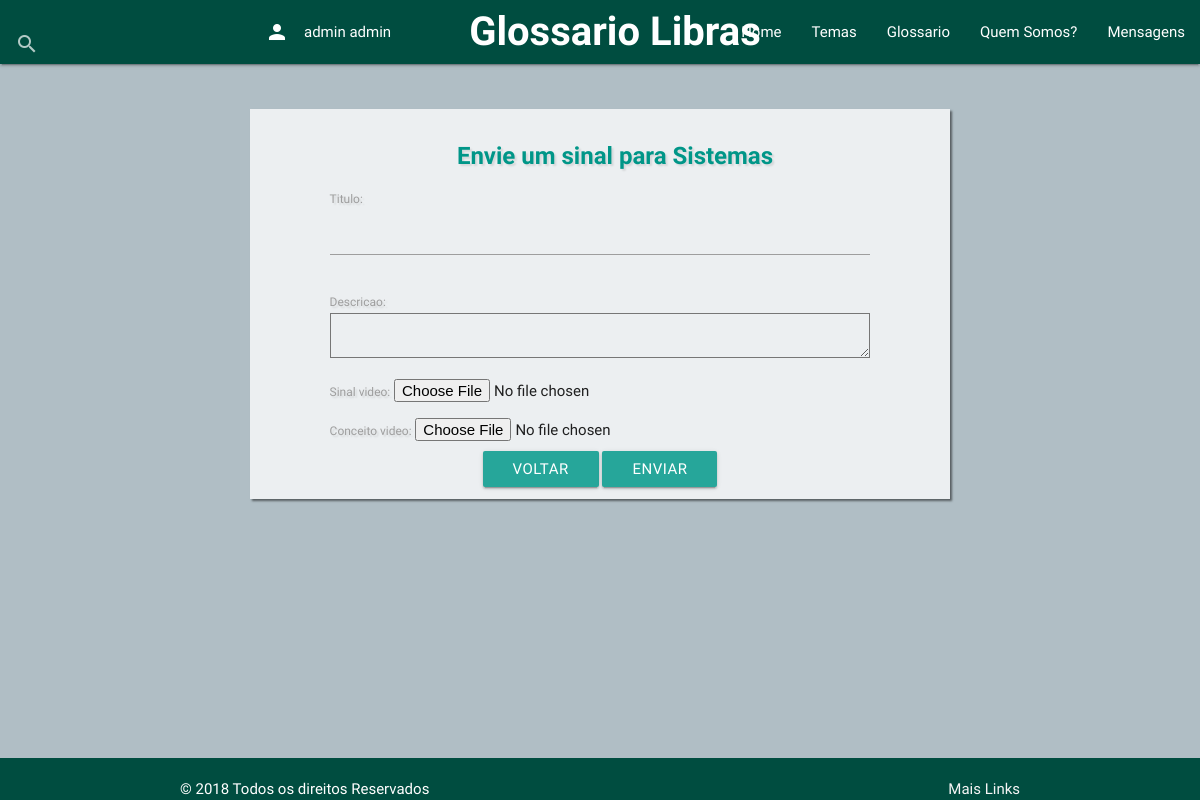
The app's page /Glossario/3/enviar-sinal/ (signed in) with its own data.
### Glossario/models.py (models this page shows, shortened)
class Perfil(models.Model):
    user = models.OneToOneField(User, on_delete=models.CASCADE, null=True, editable=False)
    nome = models.CharField(max_length=255, null=False)
    sobrenome = models.CharField(max_length=255, null=True)
    curso = models.CharField(max_length=255, null=True)
    universidade = models.CharField(max_length=255, null=True)
    glossarios_responsavel = models.ManyToManyField(Glossario, related_name='responsavel', blank=True)
    glossarios = models.ManyToManyField(Glossario, related_name='membro', blank=True)

class Glossario(models.Model):
    titulo = models.CharField(max_length=200)
    pai = models.ForeignKey("self", on_delete=models.CASCADE, default=None, blank=True, null=True)
    postado = models.BooleanField(default=False)

### Glossario/views.py (the view)
# urls.py: path('<int:glossario_id>/enviar-sinal/', views.enviar_sinal, name='enviar-sinal'),
@login_required
def enviar_sinal(request, glossario_id):
    user_logado_id = request.user.id
    perfis = Perfil.objects.all()
    perfil_logado = Perfil.objects.get( user=user_logado_id )
    if request.method == "POST":
        glossario = Glossario.objects.get(pk=glossario_id)
        formulario = FormularioSinal(request.POST, request.FILES)
        if formulario.is_valid():
            sinal = formulario.save(commit=False)
            sinal.glossario = glossario
            sinal.save()
            return redirect('conteudo-glossario', glossario.id)
        else:
            context = {'glossario': glossario,
                       'perfil_logado': perfil_logado,
                       'formulario': formulario}
            return render(request, 'Glossario/enviar-sinal.html', context)
    else:
        glossario = Glossario.objects.get(pk=glossario_id)
        formulario = FormularioSinal()
        context = {'glossario': glossario,
                   'perfil_logado': perfil_logado,
                   'formulario': formulario}
        return render(request, 'Glossario/enviar-sinal.html', context)

### Glossario/forms.py
class FormularioSinal(forms.ModelForm):
    class Meta:
        model  = Sinal
        fields = ('titulo', 'descricao', 'sinal_video', 'conceito_video')

### Glossario/templates/Glossario/enviar-sinal.html (shortened to what this page needs)
{% extends 'Glossario/base.html' %}
 {% block content %}
<br></br>
<div class="row container center unidades" >
	<div class="col l10 push-l1 ">
		<h3> Envie um sinal para {{ glossario.titulo }}</h3>
		<form enctype="multipart/form-data" method="POST">
    		{{ formulario.as_p }}
    		<button class="waves-effect waves-light btn color #01579b" type="submit" nome="voltar" onclick='history.go(-1)' >Voltar</button>
   		 	<button class="waves-effect waves-light btn color #01579b"  type="submit" name="enviar">Enviar</button>
		</form>
	</div>
</div>
{% endblock %}

### Glossario/templates/Glossario/base.html (shortened to what this page needs)
{% load staticfiles %}
<!DOCTYPE html>
<html lang= "pt-br">
	<head>
		<link rel="stylesheet" type="text/css" href="../../static/Glossario/css/materialize.css">
		<link rel="stylesheet" type="text/css" href="../../static/Glossario/css/stilo-trabalho.css"/>
	</head>
   	<body>
   	<header>
   	<nav class="teal darken-4">
		<div class="nav-wrapper col 9">
			<a href="http://localhost:8000/" class="brand-logo center" id= "topo">Glossario Libras</a>
			<ul id="nav-mobile" class="right hide-on-med-and-down">
		        <li><a href="http://localhost:8000/"> Home </a></li>
		        <li><a href="http://localhost:8000/conteudo-categorias-temas/"> Temas </a></li>
		        <li><a href="http://localhost:8000/conteudo-categorias-glossarios/"> Glossario </a></li>
		        <li><a href="#"> Quem Somos? </a></li>
		        <li><a href="">Mensagens</a></li>
		    </ul>
			<form>
                <div class="left input-field" action="http://localhost:8000/resultado-pesquisa/">
                    <input  id="search" type="search" required>
                    <label  class="label-icon" for="search"><i class="material-icons">search</i></label>
                    <i class="material-icons">close</i>
                </div>
	            {%  if user.is_authenticated  %}
	    			<ul class="left hide-on-med-and-down">
	        			<li><a type="button"  id="MostrarEsconderMensagem">{{ perfil_logado.nome }} {{ perfil_logado.sobrenome }}<i class="material-icons left">person</i></a></li>
	           		</ul>
	            {% else %}
	            	<ul class="left hide-on-med-and-down">
	        			<li><a class="waves-effect waves-light btn" href="http://localhost:8000/Usuarios/login/">Fazer Login</a></li>
	            	</ul>
	            {% endif %}
            </form>
   	  	</div>
  	</nav>
  	</header>
	<main>
		{% block content %}
		{% endblock %}
	</main>
	<footer>
		<div >
		<div >
		<footer class="page-footer  teal darken-4"  >
        <div class="col l12">
            <div class="container ">© 2018 Todos os direitos Reservados<a class="grey-text text-lighten-4 right" href="#!">Mais Links</a>
        </div>
        </div>
       </footer>
    </footer>
  	</body>
 </html>

### Glossario/static/Glossario/css/stilo-trabalho.css (style rules this page uses)
body { display: flex; min-height: 100vh; flex-direction: column; background-color: #b0bec5; }
main { flex: 1 0 auto; }
.unidades { padding: 1%; width: 700px; background-color:#eceff1; text-shadow: 2px 2px 2px rgba(0,0,0,0.1); box-shadow: 2px 2px 2px rgba(0,0,0,0.5); }
#topo { font-size: 40px; text-indent: 30px; font-weight: bold; color: white; list-style: none; }
h3 { font-size: 24px; text-indent: 30px; font-weight: bold; color: #009688; list-style: none; }

### records on screen
Perfil: nome "admin", sobrenome "admin"
Glossario: titulo "Sistemas"
